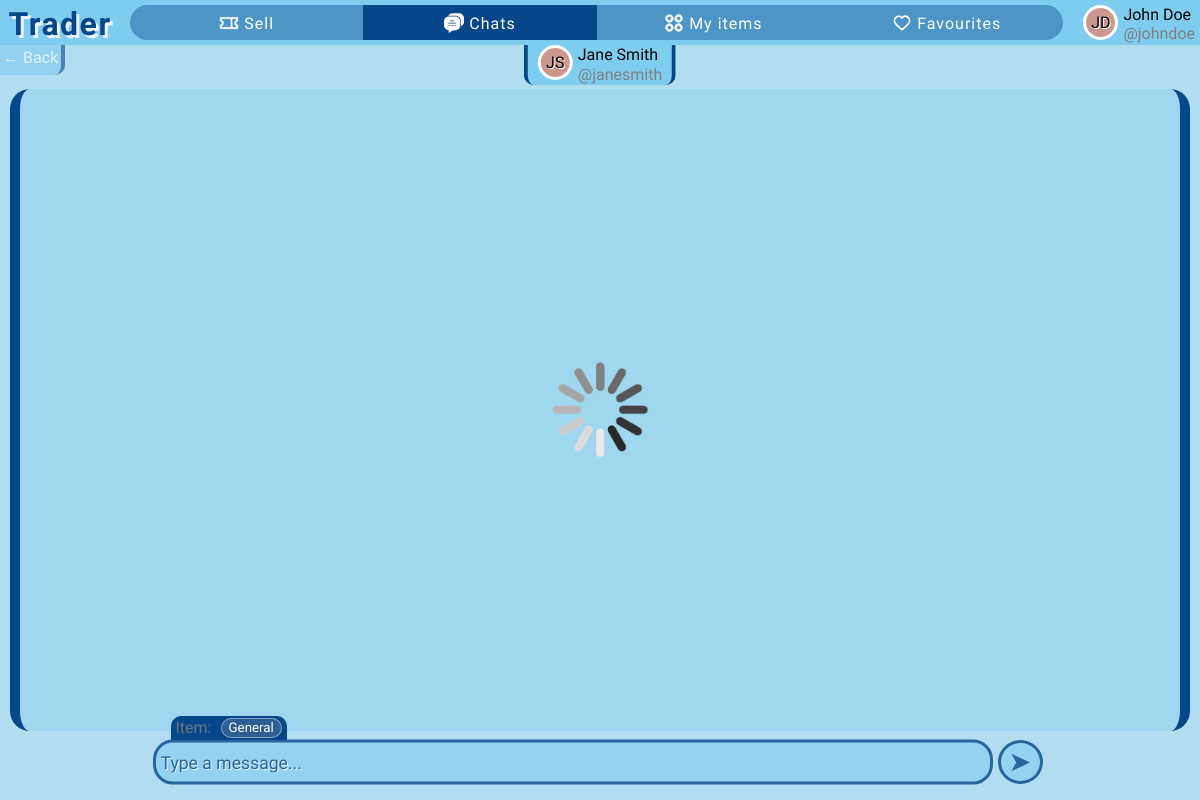
/chat/2 (signed in), run on the app's committed database.
### app/models.py (models this page shows)
class User(db.Model, UserMixin):
    id = db.Column(db.Integer, primary_key=True)  # User ID
    firstname = db.Column(db.String(50), nullable=False)  # First name
    lastname = db.Column(db.String(50), nullable=False)  # Last name
    username = db.Column(db.String(30), unique=True, nullable=False)  # Unique username
    email = db.Column(db.String(120), unique=True, nullable=False)  # Unique email
    password = db.Column(db.String(120), nullable=False)  # Password
    profile_color = db.Column(db.String(25), nullable=True, default=None)  # Profile color
    sent_chat = db.relationship('Chat', backref='sent_by_set', lazy=True, foreign_keys='Chat.sent_by')  # Chats sent by this user
    received_chat = db.relationship('Chat', backref='received_by_set', lazy=True, foreign_keys='Chat.received_by')  # Chats received by this user
    items = db.relationship('Item', backref='item_owner', lazy=True)  # Items posted by this user
    contacts = db.relationship('User', secondary=user_contacts,  # Many-to-many relationship for contacts
                               primaryjoin=(user_contacts.c.contact_id == id),
                               secondaryjoin=(user_contacts.c.contacted_id == id),
                               backref=db.backref('contacted_by', lazy='dynamic'),
                               lazy='dynamic')
    favourites = db.relationship('Item', secondary=favourite_items, backref=db.backref('fav_users', lazy='dynamic'))  # Many-to-many relationship for favorite items

### app/routes.py (the view, shortened to what this page needs)
@app.route("/chat/<int:user_id>", methods=('GET', 'POST'))
@login_required
def single_chat(user_id):
    contact = User.query.get_or_404(user_id)
    if not contact:
        abort(404)
    item_id = request.args.get('item-id')
    if request.method == "GET":
        return render_template('single-chat.html', contact=contact, item_id=item_id)

### app/routes.py (called while the page is built)
@login_manager.user_loader
def load_user(user_id):
    return User.query.get(int(user_id))

### app/templates/single-chat.html (shortened to what this page needs)
{% extends 'base.html' %}
{% block head %}
    <link rel="stylesheet" href="{{ url_for('static', filename='css/single-chat.css') }}">
    <link rel="stylesheet" href="{{ url_for('static', filename='css/partials/user-card.css') }}">
{% endblock head %}
{% block all_contacts_page %}selected{% endblock %}
{% block content %}
<div class="all-container">
    <div class="top-bar">
        <a href="{% if item_id %}/{{ item_id }}{% else %}{{ url_for('all_contacts') }}{% endif %}" class="back">&#8592; Back</a>
        <div class="contact-card-cont">
            {% with current_user=contact %}
            {% include 'partials/user-card.html' %}
            {% endwith %}
        </div>
    </div>
    <div id="chat-box">
        <img class="spinner" src="{{ url_for('static', filename='img/spinner.gif') }}" alt="loading...">
    </div>
    <div class="bottom">
        <div class="text-bar-cont">
            <div class="context-item-cont">
                <div>Item:</div>
                <div class="context-item-selector">
                    <button title="General">General</button>
                </div>
                <div class="mask"></div>
            </div>
            <input class="text-bar" type="text" name="text-message" id="text-message" placeholder="Type a message...">
        </div>
        <button id="send">&#10148;</button>
    </div>
</div>
{% endblock content %}

### app/templates/partials/user-card.html
<div class="user-logo-cont" style="background-color: #{{ current_user.profile_color }};">
    <div class="user-logo">{{ current_user.firstname[0]|upper }}{{ current_user.lastname[0]|upper }}</div>
</div>
<div class="first-last-name">{{ current_user.firstname|title }} {{ current_user.lastname|title }}</div>
<span class="username">@{{ current_user.username }}</span>

### app/static/css/base.css (style rules this page uses)
* { font-family: 'Varela Round', serif; box-sizing: border-box; margin: 0; padding: 0; font-size: bolder; }
body { background-color: #B1DDF1; color: white; height: 100vh; }

### app/static/css/partials/user-card.css (style rules this page uses)
.user-logo-cont { display: flex; justify-content: center; align-items: center; background-color: #7eccf0; width: 35px; height: 35px; border: 3px solid white; border-radius: 50%; text-shadow: 1px 1px white; grid-row: span 2; }
.user-logo { font-family: Amita; }
.username { color: gray; }

### app/static/css/single-chat.css (style rules this page uses)
body { color: black; }
.all-container { display: grid; grid-template-rows: auto 1fr auto; height: 93%; overflow: hidden; }
.top-bar { display: flex; justify-content: space-between; }
.contact-card-cont { display: grid; column-gap: 5px; grid-template-columns: auto 1fr; grid-template-rows: 1fr 1fr; color: black; padding: 0 10px; height: 40px; padding-left: 10px; cursor: pointer; position: relative; left: 50%; transform: translateX(-50%); background-color: #7eccf0; border-radius: 0 0 10px 10px; border-left: 4px solid #064789; border-right: 4px solid #064789; }
.top-bar .back { position: absolute; height: 30px; padding: 3px; text-decoration: none; background-color: #7eccf0; border-bottom-right-radius: 10px; border-right: 4px solid #064789; color: white; opacity: 0.6; }
.spinner { position: absolute; top: 50%; left: 50%; transform: translate(-50%, -50%); width: 100px; }
#chat-box { position: relative; display: flex; flex-direction: column; background-color: #7eccf05a; border-radius: 20px; overflow: auto; margin: 4px 10px; border-left: 10px solid #064789; border-right: 10px solid #064789; }
.bottom { display: flex; justify-content: center; align-items: center; }
.text-bar-cont { position: relative; width: 70%; }
.context-item-cont { position: absolute; top: -46.5px; left: 18px; display: flex; background-color: #064789; padding: 2px 5px; border-top-left-radius: 10px; height: 24px; color: rgba(128, 128, 128, 0.81); }
.context-item-cont .mask { position: absolute; top: 24px; width: 400px; height: 100px; background-color: #B1DDF1; }
.context-item-selector { position: absolute; display: flex; flex-direction: column; justify-content: space-between; bottom: 24px; left: 45px; padding: 2px 5px; border-top-right-radius: 10px; background-color: #064789; transform: translateY(100%); transition: all .4s ease-out; max-width: 250px; align-items: center; }
.context-item-selector button { background-color: #064789b1; color: white; border: none; cursor: pointer; margin-bottom: 7px; padding: 0 7px; overflow: hidden; border-radius: 10px; height: 20px; width: max-content; text-align: center; }
.context-item-selector button:first-of-type { background-color: #2c5f93; border: 1px solid rgba(255, 255, 255, 0.419); }
.text-bar { position: absolute; top: 50%; transform: translateY(-50%); font-size: 1.1rem; height: 45px; width: 100%; border-width: 3px; border-radius: 20px; padding: 3px 5px; background-color: #7eccf0b9; border: 3px solid #064789; color: white; text-shadow: 1px 1px black; opacity: 0.8; }
.text-bar::placeholder { color: #064789; text-shadow: 1px 1px white; }
#send { font-size: 1.7rem; padding: 3px; width: 45px; border-radius: 50%; margin: 5px; border: 3px solid #064789; background-color: #7eccf0b9; color: #064789; opacity: 0.8; }

### data on the page
User: firstname "J", lastname "D", firstname "John", lastname "Doe", username "johndoe"
User: firstname "J", lastname "S", firstname "Jane", lastname "Smith", username "janesmith"
